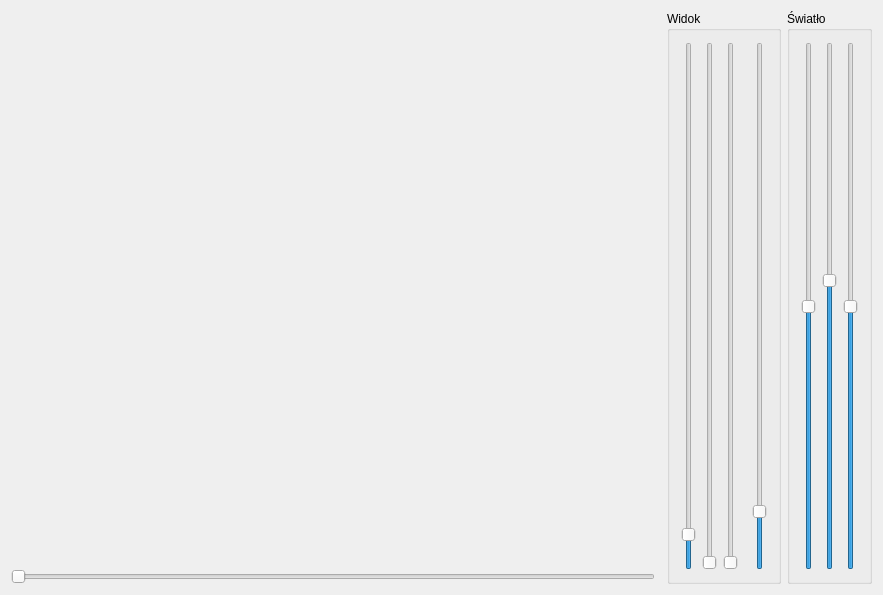
<?xml version="1.0" encoding="UTF-8"?>
<ui version="4.0">
 <class>MainWindow</class>
 <widget class="QMainWindow" name="MainWindow">
  <property name="geometry">
   <rect>
    <x>0</x>
    <y>0</y>
    <width>883</width>
    <height>595</height>
   </rect>
  </property>
  <property name="windowTitle">
   <string>MainWindow</string>
  </property>
  <widget class="QWidget" name="centralWidget">
   <layout class="QGridLayout" name="gridLayout">
    <item row="0" column="5" rowspan="2">
     <widget class="QGroupBox" name="groupBoxView">
      <property name="sizePolicy">
       <sizepolicy hsizetype="Maximum" vsizetype="Preferred">
        <horstretch>0</horstretch>
        <verstretch>0</verstretch>
       </sizepolicy>
      </property>
      <property name="title">
       <string>Widok</string>
      </property>
      <layout class="QHBoxLayout" name="horizontalLayout">
       <item>
        <widget class="QSlider" name="verticalSliderRotX">
         <property name="maximum">
          <number>3600</number>
         </property>
         <property name="value">
          <number>200</number>
         </property>
         <property name="orientation">
          <enum>Qt::Vertical</enum>
         </property>
        </widget>
       </item>
       <item>
        <widget class="QSlider" name="verticalSliderRotZ">
         <property name="maximum">
          <number>3600</number>
         </property>
         <property name="orientation">
          <enum>Qt::Vertical</enum>
         </property>
        </widget>
       </item>
       <item>
        <widget class="QSlider" name="verticalSliderRotY">
         <property name="maximum">
          <number>3600</number>
         </property>
         <property name="orientation">
          <enum>Qt::Vertical</enum>
         </property>
        </widget>
       </item>
       <item>
        <spacer name="horizontalSpacer">
         <property name="orientation">
          <enum>Qt::Horizontal</enum>
         </property>
         <property name="sizeType">
          <enum>QSizePolicy::Fixed</enum>
         </property>
         <property name="sizeHint" stdset="0">
          <size>
           <width>8</width>
           <height>20</height>
          </size>
         </property>
        </spacer>
       </item>
       <item>
        <widget class="QSlider" name="verticalSliderZoom">
         <property name="maximum">
          <number>1000</number>
         </property>
         <property name="value">
          <number>100</number>
         </property>
         <property name="orientation">
          <enum>Qt::Vertical</enum>
         </property>
        </widget>
       </item>
      </layout>
     </widget>
    </item>
    <item row="1" column="0">
     <widget class="QSlider" name="horizontalSlider_Slider">
      <property name="maximum">
       <number>10000</number>
      </property>
      <property name="orientation">
       <enum>Qt::Horizontal</enum>
      </property>
     </widget>
    </item>
    <item row="0" column="6" rowspan="2">
     <widget class="QGroupBox" name="groupBoxLight">
      <property name="sizePolicy">
       <sizepolicy hsizetype="Maximum" vsizetype="Preferred">
        <horstretch>0</horstretch>
        <verstretch>0</verstretch>
       </sizepolicy>
      </property>
      <property name="title">
       <string>Światło</string>
      </property>
      <layout class="QHBoxLayout" name="horizontalLayout_2">
       <item>
        <widget class="QSlider" name="verticalSliderLightX">
         <property name="minimum">
          <number>-100</number>
         </property>
         <property name="maximum">
          <number>100</number>
         </property>
         <property name="value">
          <number>0</number>
         </property>
         <property name="orientation">
          <enum>Qt::Vertical</enum>
         </property>
        </widget>
       </item>
       <item>
        <widget class="QSlider" name="verticalSliderLightY">
         <property name="minimum">
          <number>-100</number>
         </property>
         <property name="maximum">
          <number>100</number>
         </property>
         <property name="value">
          <number>10</number>
         </property>
         <property name="orientation">
          <enum>Qt::Vertical</enum>
         </property>
        </widget>
       </item>
       <item>
        <widget class="QSlider" name="verticalSliderLightZ">
         <property name="minimum">
          <number>-100</number>
         </property>
         <property name="maximum">
          <number>100</number>
         </property>
         <property name="orientation">
          <enum>Qt::Vertical</enum>
         </property>
        </widget>
       </item>
      </layout>
     </widget>
    </item>
    <item row="0" column="0" colspan="2">
     <widget class="WidgetOpenGL" name="widgetOpenGL" native="true">
      <property name="minimumSize">
       <size>
        <width>200</width>
        <height>200</height>
       </size>
      </property>
     </widget>
    </item>
   </layout>
  </widget>
 </widget>
 <layoutdefault spacing="6" margin="11"/>
 <customwidgets>
  <customwidget>
   <class>WidgetOpenGL</class>
   <extends>QWidget</extends>
   <header location="global">widgetopengl.h</header>
   <container>1</container>
   <slots>
    <slot>v_transform()</slot>
   </slots>
  </customwidget>
 </customwidgets>
 <resources/>
 <connections/>
</ui>
